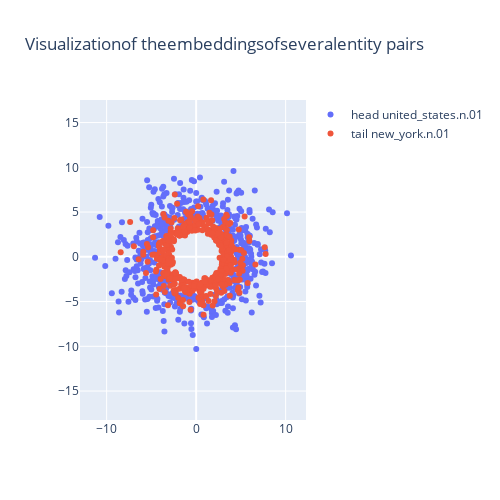

Notebook source saved alongside this figure:
### Code cell
# エンティティの埋め込みをロード
entity_embedding = np.load(os.path.join(model_path, 'entity_embedding.npy'))

# HeadとTailの座標計算
head = entity_embedding[head_id]
tail = entity_embedding[tail_id]

phase_head, mod_head = np.split(head, 2)
phase_tail, mod_tail = np.split(tail, 2)

mod_head = np.log(np.abs(mod_head)) * np.sign(mod_head)
mod_tail = np.log(np.abs(mod_tail)) * np.sign(mod_tail)

phase_head = phase_head / embedding_range * np.pi
phase_tail = phase_tail / embedding_range * np.pi

x_head, y_head = mod_head * np.cos(phase_head), mod_head * np.sin(phase_head)
x_tail, y_tail = mod_tail * np.cos(phase_tail), mod_tail * np.sin(phase_tail)

fig = go.Figure()

# Head Entityのプロット
fig.add_trace(go.Scatter(x=x_head, y=y_head, mode='markers', name="head "+entities_dict[head_id], text=[f'Head ID: {head_id}'] * len(x_head)))
# Tail Entityのプロット
fig.add_trace(go.Scatter(x=x_tail, y=y_tail, mode='markers', name="tail "+entities_dict[tail_id], text=[f'Tail ID: {tail_id}'] * len(x_tail)))

# レイアウトの設定
fig.update_layout(
    title="Visualizationof theembeddingsofseveralentity pairs",
    xaxis_title=" ",
    yaxis_title=" ",
    showlegend=True,
    width=500,  # 幅
    height=500,  # 高さ
    xaxis=dict(scaleanchor="y", scaleratio=1),  # x軸のアスペクト比を1:1に設定
    yaxis=dict(scaleanchor="x", scaleratio=1),  # y軸のアスペクト比を1:1に設定
)

# プロットの表示
fig.show()

### Figure 1 — Plotly figure (JSON) as saved in the notebook; plotly's stock layout.template omitted (floating-point values rounded to 4 significant figures; data arrays with more than 128 entries replaced by an {"elided": "..."} marker saying what was removed)
{"data": [{"mode": "markers", "name": "head united_states.n.01", "text": {"elided": "500 str values"}, "type": "scatter", "x": {"elided": "500 float values"}, "y": {"elided": "500 float values"}}, {"mode": "markers", "name": "tail new_york.n.01", "text": {"elided": "500 str values"}, "type": "scatter", "x": {"elided": "500 float values"}, "y": {"elided": "500 float values"}}], "layout": {"height": 500, "showlegend": true, "title": {"text": "Visualizationof theembeddingsofseveralentity pairs"}, "width": 500, "xaxis": {"scaleanchor": "y", "scaleratio": 1, "title": {"text": " "}}, "yaxis": {"scaleanchor": "x", "scaleratio": 1, "title": {"text": " "}}}}
